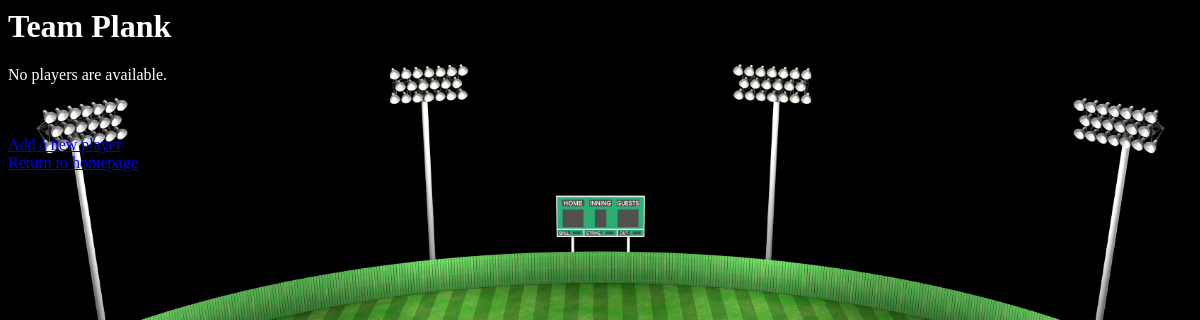
Page /tagger/roster_details/14/ on the earlier database version.
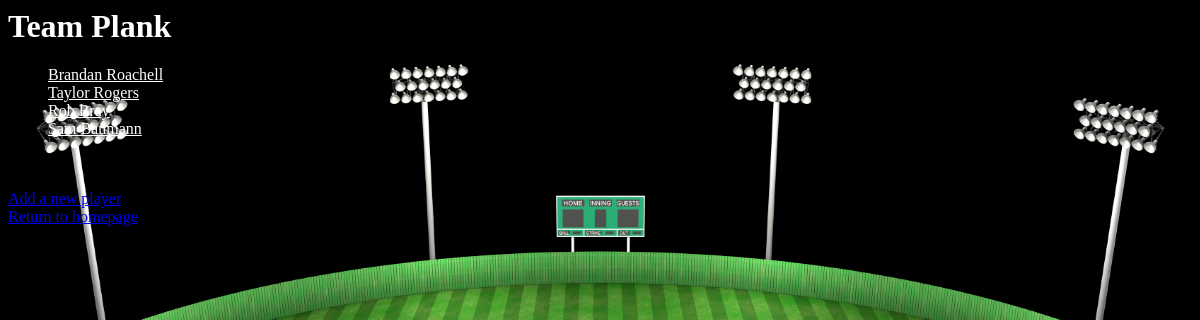
Same page on the later database version.
### tagger/models.py (models this page shows, shortened)
class Player(models.Model):
    roster = models.ForeignKey(Roster, on_delete=models.CASCADE, null=True)
    player_name = models.CharField(max_length=50)
    player_height = models.IntegerField(default=0)

### tagger/views.py (the view)
# urls.py: path('roster_details/<int:pk>/', views.roster_details.as_view(), name='roster_details'),
class roster_details(DetailView):
    model = Roster
    template_name = 'tagger/roster_details.html'

### tagger/templates/tagger/roster_details.html (shortened to what this page needs)
<h1 style="color: white;">{{ roster.roster_name }}</h1>
{% if roster.player_set.all %}
    <ul>
    {% for player in roster.player_set.all %}
        <li><a href="{% url 'tagger:player_details' player.id %}">{{ player.player_name }}</a></li>
    {% endfor %}
    </ul>
{% else %}
    <p style="color: white">No players are available.</p>
{% endif %}
<a href="{% url 'tagger:add_player' roster.id %}">{{ 'Add a new player' }}</a><br>
<a href="{% url 'tagger:home' %}">{{ 'Return to homepage' }}</a>
{% load static %}
<link rel="stylesheet" type="text/css" href="{% static 'tagger/homepage.css' %}">

Differences in the rows shown:
added Player: player_name "Brandan Roachell"
added Player: player_name "Taylor Rogers"
added Player: player_name "Rob Bray"
added Player: player_name "Sam Baumann"
Other differences:
text no longer shown: "No players are available."
